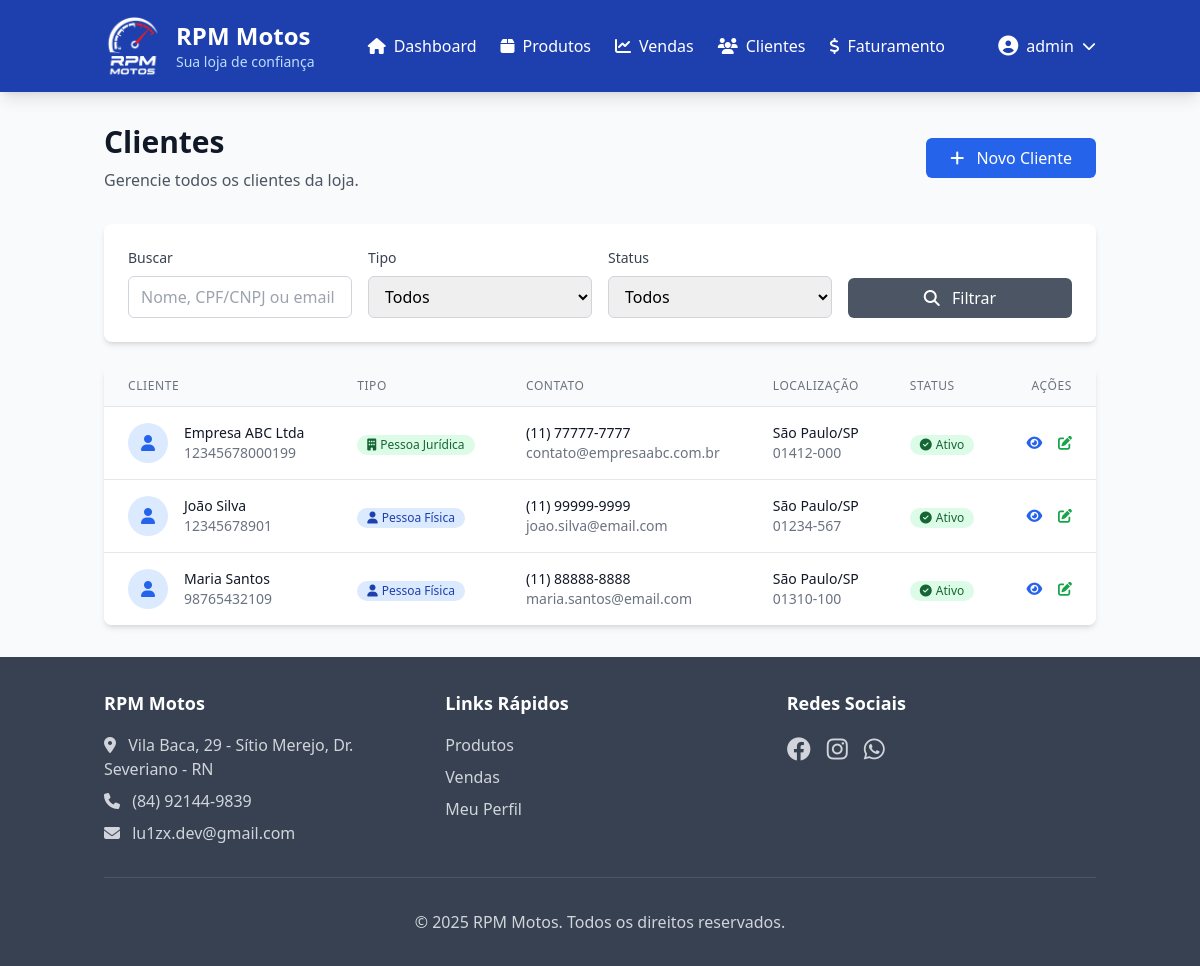
Page /vendas/clientes/ (signed in) on the committed database.
### usuarios/models.py (models this page shows, shortened)
class Usuario(AbstractUser):
    TIPO_CHOICES = [
        ('proprietario', 'Proprietário'),
        ('vendedor', 'Vendedor'),
        ('gerente', 'Gerente'),
    ]
    tipo_usuario = models.CharField(
        max_length=20,
        choices=TIPO_CHOICES,
        default='vendedor',
        verbose_name=_('Tipo de Usuário')
    )
    telefone = models.CharField(max_length=15, blank=True, verbose_name=_('Telefone'))
    endereco = models.TextField(blank=True, verbose_name=_('Endereço'))
    data_nascimento = models.DateField(null=True, blank=True, verbose_name=_('Data de Nascimento'))
    cpf = models.CharField(max_length=14, unique=True, blank=True, null=True, verbose_name=_('CPF'))
    class Meta:
        verbose_name = _('Usuário')
        verbose_name_plural = _('Usuários')
    @property
    def is_proprietario(self):
        return self.tipo_usuario == 'proprietario'

### vendas/models.py (models this page shows, shortened)
class Cliente(models.Model):
    TIPO_CHOICES = [
        ('pessoa_fisica', 'Pessoa Física'),
        ('pessoa_juridica', 'Pessoa Jurídica'),
    ]
    nome = models.CharField(max_length=200, verbose_name=_('Nome'))
    tipo = models.CharField(
        max_length=20,
        choices=TIPO_CHOICES,
        default='pessoa_fisica',
        verbose_name=_('Tipo')
    )
    cpf_cnpj = models.CharField(max_length=18, unique=True, verbose_name=_('CPF/CNPJ'))
    email = models.EmailField(blank=True, verbose_name=_('E-mail'))
    telefone = models.CharField(max_length=15, verbose_name=_('Telefone'))
    endereco = models.TextField(verbose_name=_('Endereço'))
    cidade = models.CharField(max_length=100, verbose_name=_('Cidade'))
    estado = models.CharField(max_length=2, verbose_name=_('Estado'))
    cep = models.CharField(max_length=9, verbose_name=_('CEP'))
    data_cadastro = models.DateTimeField(auto_now_add=True, verbose_name=_('Data de Cadastro'))
    ativo = models.BooleanField(default=True, verbose_name=_('Ativo'))
    class Meta:
        verbose_name = _('Cliente')
        verbose_name_plural = _('Clientes')
        ordering = ['nome']

### vendas/views.py (the view)
# urls.py: path('clientes/', views.lista_clientes, name='lista_clientes'),
@login_required
def lista_clientes(request):
    clientes = Cliente.objects.all().order_by('nome')
    tipo = request.GET.get('tipo')
    ativo = request.GET.get('ativo')
    search = request.GET.get('search')
    if tipo:
        clientes = clientes.filter(tipo=tipo)
    if ativo:
        clientes = clientes.filter(ativo=ativo == 'true')
    if search:
        clientes = clientes.filter(
            models.Q(nome__icontains=search) |
            models.Q(cpf_cnpj__icontains=search) |
            models.Q(email__icontains=search)
        )
    context = {
        'clientes': clientes,
        'titulo': 'Clientes - RPM Motos'
    }
    return render(request, 'vendas/clientes/lista.html', context)

### templates/vendas/clientes/lista.html (shortened to what this page needs)
{% extends 'base.html' %}
{% block content %}
<div class="max-w-7xl mx-auto">
    <div class="mb-8 flex justify-between items-center">
        <div>
            <h1 class="text-3xl font-bold text-gray-900 mb-2">Clientes</h1>
            <p class="text-gray-600">Gerencie todos os clientes da loja.</p>
        </div>
        <a href="{% url 'vendas:criar_cliente' %}" class="px-6 py-2 bg-blue-600 text-white rounded-md hover:bg-blue-700 transition-colors">
            <i class="fas fa-plus mr-2"></i>
            Novo Cliente
        </a>
    </div>
    <div class="bg-white rounded-lg shadow-md p-6 mb-6">
        <form method="get" class="grid grid-cols-1 md:grid-cols-4 gap-4">
            <div>
                <label for="search" class="block text-sm font-medium text-gray-700 mb-2">Buscar</label>
                <input type="text" name="search" id="search" value="{{ request.GET.search }}"
                       class="w-full px-3 py-2 border border-gray-300 rounded-md focus:outline-none focus:ring-2 focus:ring-blue-500"
                       placeholder="Nome, CPF/CNPJ ou email">
            </div>
            <div>
                <label for="tipo" class="block text-sm font-medium text-gray-700 mb-2">Tipo</label>
                <select name="tipo" id="tipo" class="w-full px-3 py-2 border border-gray-300 rounded-md focus:outline-none focus:ring-2 focus:ring-blue-500">
                    <option value="">Todos</option>
                </select>
            </div>
            <div>
                <label for="ativo" class="block text-sm font-medium text-gray-700 mb-2">Status</label>
                <select name="ativo" id="ativo" class="w-full px-3 py-2 border border-gray-300 rounded-md focus:outline-none focus:ring-2 focus:ring-blue-500">
                    <option value="">Todos</option>
                </select>
            </div>
            <div class="flex items-end">
                <button type="submit" class="w-full px-4 py-2 bg-gray-600 text-white rounded-md hover:bg-gray-700 transition-colors">
                    <i class="fas fa-search mr-2"></i>
                    Filtrar
                </button>
            </div>
        </form>
    </div>
    <div class="bg-white rounded-lg shadow-md overflow-hidden">
        {% if clientes %}
            <div class="overflow-x-auto">
                <table class="min-w-full divide-y divide-gray-200">
                    <thead class="bg-gray-50">
                        <tr>
                            <th class="px-6 py-3 text-left text-xs font-medium text-gray-500 uppercase tracking-wider">
                                Cliente
                            </th>
                            <th class="px-6 py-3 text-left text-xs font-medium text-gray-500 uppercase tracking-wider">
                                Tipo
                            </th>
                            <th class="px-6 py-3 text-left text-xs font-medium text-gray-500 uppercase tracking-wider">
                                Contato
                            </th>
                            <th class="px-6 py-3 text-left text-xs font-medium text-gray-500 uppercase tracking-wider">
                                Localização
                            </th>
                            <th class="px-6 py-3 text-left text-xs font-medium text-gray-500 uppercase tracking-wider">
                                Status
                            </th>
                            <th class="px-6 py-3 text-right text-xs font-medium text-gray-500 uppercase tracking-wider">
                                Ações
                            </th>
                        </tr>
                    </thead>
                    <tbody class="bg-white divide-y divide-gray-200">
                        {% for cliente in clientes %}
                        <tr class="hover:bg-gray-50">
                            <td class="px-6 py-4 whitespace-nowrap">
                                <div class="flex items-center">
                                    <div class="flex-shrink-0 h-10 w-10">
                                        <div class="h-10 w-10 rounded-full bg-blue-100 flex items-center justify-center">
                                            <i class="fas fa-user text-blue-600"></i>
                                        </div>
                                    </div>
                                    <div class="ml-4">
                                        <div class="text-sm font-medium text-gray-900">{{ cliente.nome }}</div>
                                        <div class="text-sm text-gray-500">{{ cliente.cpf_cnpj }}</div>
                                    </div>
                                </div>
                            </td>
                            <td class="px-6 py-4 whitespace-nowrap">
                                <span class="inline-flex items-center px-2.5 py-0.5 rounded-full text-xs font-medium
                                    {% if cliente.tipo == 'pessoa_fisica' %}bg-blue-100 text-blue-800
                                    {% else %}bg-green-100 text-green-800{% endif %}">
                                    {% if cliente.tipo == 'pessoa_fisica' %}
                                        <i class="fas fa-user mr-1"></i>Pessoa Física
                                    {% else %}
                                        <i class="fas fa-building mr-1"></i>Pessoa Jurídica
                                    {% endif %}
                                </span>
                            </td>
                            <td class="px-6 py-4 whitespace-nowrap">
                                <div class="text-sm text-gray-900">{{ cliente.telefone }}</div>
                                {% if cliente.email %}
                                    <div class="text-sm text-gray-500">{{ cliente.email }}</div>
                                {% endif %}
                            </td>
                            <td class="px-6 py-4 whitespace-nowrap">
                                <div class="text-sm text-gray-900">{{ cliente.cidade }}/{{ cliente.estado }}</div>
                                <div class="text-sm text-gray-500">{{ cliente.cep }}</div>
                            </td>
                            <td class="px-6 py-4 whitespace-nowrap">
                                <span class="inline-flex items-center px-2.5 py-0.5 rounded-full text-xs font-medium
                                    {% if cliente.ativo %}bg-green-100 text-green-800
                                    {% else %}bg-red-100 text-red-800{% endif %}">
                                    {% if cliente.ativo %}
                                        <i class="fas fa-check-circle mr-1"></i>Ativo
                                    {% else %}
                                        <i class="fas fa-times-circle mr-1"></i>Inativo
                                    {% endif %}
                                </span>
                            </td>
                            <td class="px-6 py-4 whitespace-nowrap text-right text-sm font-medium">
                                <a href="{% url 'vendas:detalhe_cliente' cliente.pk %}" class="text-blue-600 hover:text-blue-900 mr-3">
                                    <i class="fas fa-eye"></i>
                                </a>
                                <a href="{% url 'vendas:editar_cliente' cliente.pk %}" class="text-green-600 hover:text-green-900">
                                    <i class="fas fa-edit"></i>
                                </a>
                            </td>
                        </tr>
                        {% endfor %}
                    </tbody>
                </table>
            </div>
        {% endif %}
    </div>
</div>
{% endblock %}

### templates/base.html (shortened to what this page needs)
<!DOCTYPE html>
<html lang="pt-BR">
<head>
    {% load static %}
    <script src="https://cdn.tailwindcss.com"></script>
    <link rel="stylesheet" href="https://cdnjs.cloudflare.com/ajax/libs/font-awesome/6.4.0/css/all.min.css">
</head>
<body class="bg-gray-50 min-h-screen">
    <header class="bg-moto-blue text-white shadow-lg">
        <div class="container mx-auto px-4 py-4">
            <div class="flex items-center justify-between">
                <div class="flex items-center space-x-3">
                    <img src="{% static 'img/logo.jpg' %}" alt="RPM Motos" height="60" width="60" >
                    <div>
                        <h1 class="text-2xl font-bold">RPM Motos</h1>
                        <p class="text-sm text-blue-200">Sua loja de confiança</p>
                    </div>
                </div>
                <nav class="hidden md:flex items-center space-x-6">
                    <a href="{% url 'usuarios:dashboard' %}" class="hover:text-blue-200 transition-colors">
                        <i class="fas fa-home mr-2"></i>Dashboard
                    </a>
                    <a href="{% url 'produtos:lista' %}" class="hover:text-blue-200 transition-colors">
                        <i class="fas fa-box mr-2"></i>Produtos
                    </a>
                    <a href="{% url 'vendas:dashboard' %}" class="hover:text-blue-200 transition-colors">
                        <i class="fas fa-chart-line mr-2"></i>Vendas
                    </a>
                    <a href="{% url 'vendas:lista_clientes' %}" class="hover:text-blue-200 transition-colors">
                        <i class="fas fa-users mr-2"></i>Clientes
                    </a>
                    {% if user.is_proprietario %}
                    <a href="{% url 'vendas:faturamento' %}" class="hover:text-blue-200 transition-colors">
                        <i class="fas fa-dollar-sign mr-2"></i>Faturamento
                    </a>
                    {% endif %}
                </nav>
                <div class="flex items-center space-x-4">
                    {% if user.is_authenticated %}
                        <div class="relative group" x-data="{ open: false }">
                            <button @click="open = !open" class="flex items-center space-x-2 hover:text-blue-200 transition-colors">
                                <i class="fas fa-user-circle text-xl"></i>
                                <span>{{ user.get_full_name|default:user.username }}</span>
                                <i class="fas fa-chevron-down text-sm"></i>
                            </button>
                        </div>
                    {% endif %}
                </div>
            </div>
        </div>
    </header>
    <main class="container mx-auto px-4 py-8">
        {% block content %}{% endblock %}
    </main>
    <footer class="bg-moto-gray text-white mt-auto">
        <div class="container mx-auto px-4 py-8">
            <div class="grid grid-cols-1 md:grid-cols-3 gap-8">
                <div>
                    <h3 class="text-lg font-semibold mb-4">RPM Motos</h3>
                    <p class="text-gray-300 mb-2">
                        <i class="fas fa-map-marker-alt mr-2"></i>
                        Vila Baca, 29 - Sítio Merejo, Dr. Severiano - RN
                    </p>
                    <p class="text-gray-300 mb-2">
                        <i class="fas fa-phone mr-2"></i>
                        (84) 92144-9839
                    </p>
                    <p class="text-gray-300">
                        <i class="fas fa-envelope mr-2"></i>
                        lu1zx.dev@gmail.com
                    </p>
                </div>
                <div>
                    <h3 class="text-lg font-semibold mb-4">Links Rápidos</h3>
                    <ul class="space-y-2">
                        <li><a href="{% url 'produtos:lista' %}" class="text-gray-300 hover:text-white transition-colors">Produtos</a></li>
                        <li><a href="{% url 'vendas:dashboard' %}" class="text-gray-300 hover:text-white transition-colors">Vendas</a></li>
                        <li><a href="{% url 'usuarios:perfil' %}" class="text-gray-300 hover:text-white transition-colors">Meu Perfil</a></li>
                    </ul>
                </div>
                <div>
                    <h3 class="text-lg font-semibold mb-4">Redes Sociais</h3>
                    <div class="flex space-x-4">
                        <a target="_blank" href="https://www.facebook.com/" class="text-gray-300 hover:text-white transition-colors">
                            <i class="fab fa-facebook text-2xl"></i>
                        </a>
                        <a target="_blank" href="https://www.instagram.com/lu1z_nt" class="text-gray-300 hover:text-white transition-colors">
                            <i class="fab fa-instagram text-2xl"></i>
                        </a>
                        <a target="_blank" href="https://wa.me/5584921449839?text=Olá, me interessei pelas motos" class="text-gray-300 hover:text-white transition-colors">
                            <i class="fab fa-whatsapp text-2xl"></i>
                        </a>
                    </div>
                </div>
            </div>
            <div class="border-t border-gray-600 mt-8 pt-8 text-center">
                <p class="text-gray-300">
                    &copy; 2025 RPM Motos. Todos os direitos reservados.
                </p>
            </div>
        </div>
    </footer>
</body>
</html>

### rows in the picture
Usuario: get_full_name "admin"
Cliente: nome "Empresa ABC Ltda", cpf_cnpj "12345678000199", tipo "pessoa_juridica" (drawn), telefone "(11) 77777-7777", email "contato@empresaabc.com.br", cidade "São Paulo", estado "SP", cep "01412-000", ativo True (drawn)
Cliente: nome "João Silva", cpf_cnpj "12345678901", tipo "pessoa_fisica" (drawn), telefone "(11) 99999-9999", email "joao.silva@email.com", cidade "São Paulo", estado "SP", cep "01234-567", ativo True (drawn)
Cliente: nome "Maria Santos", cpf_cnpj "98765432109", tipo "pessoa_fisica" (drawn), telefone "(11) 88888-8888", email "maria.santos@email.com", cidade "São Paulo", estado "SP", cep "01310-100", ativo True (drawn)
